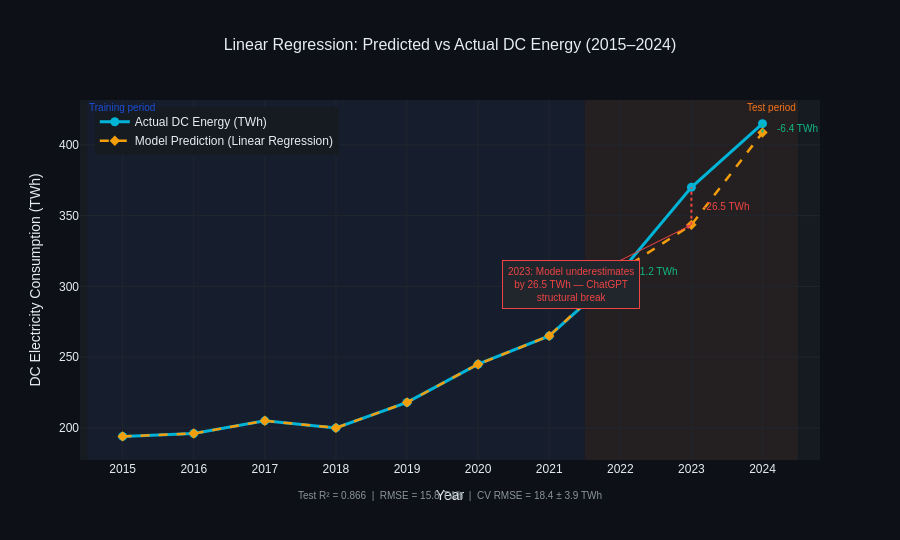

This figure's notebook cell:
### Code cell
# ── Fix: refit scaler only on training data, then transform consistently ─────

# Refit scaler strictly on training data only
scaler_fixed = StandardScaler()
scaler_fixed.fit(X_train)

X_train_fixed = scaler_fixed.transform(X_train)
X_test_fixed  = scaler_fixed.transform(X_test)
X_all_fixed   = scaler_fixed.transform(df_model[FEATURES].values)

# Retrain best model cleanly on fixed scaled data
from sklearn.linear_model import LinearRegression
best_model_fixed = LinearRegression()
best_model_fixed.fit(X_train_fixed, y_train)

# Predictions
y_train_pred_fixed = best_model_fixed.predict(X_train_fixed)
y_test_pred_fixed  = best_model_fixed.predict(X_test_fixed)
y_all_pred_fixed   = best_model_fixed.predict(X_all_fixed)

# Verify test predictions match Cell 8 exactly
print("Verification — test set predictions should match Cell 8:")
print(f"{'Year':>6} {'Actual':>10} {'Predicted':>12} {'Error':>10}")
print("-" * 42)
for yr, actual, pred in zip(test['Year'].values, y_test, y_test_pred_fixed):
    print(f"{int(yr):>6} {actual:>10.1f} {pred:>12.1f} {pred-actual:>+10.1f}")

years_all  = df_model['Year'].values.astype(int)
y_all_true = df_model[TARGET].values

fig = make_fig()

# Shaded train region
fig.add_vrect(
    x0=years_all.min() - 0.5, x1=TRAIN_END + 0.5,
    fillcolor=PALETTE['blue'], opacity=0.06,
    layer='below', line_width=0,
    annotation_text='Training period',
    annotation_position='top left',
    annotation_font=dict(color=PALETTE['blue'], size=10)
)

# Shaded test region
fig.add_vrect(
    x0=TEST_START - 0.5, x1=years_all.max() + 0.5,
    fillcolor=PALETTE['orange'], opacity=0.06,
    layer='below', line_width=0,
    annotation_text='Test period',
    annotation_position='top right',
    annotation_font=dict(color=PALETTE['orange'], size=10)
)

# Actual values
fig.add_trace(go.Scatter(
    x=years_all, y=y_all_true,
    name='Actual DC Energy (TWh)',
    mode='lines+markers',
    line=dict(color=PALETTE['cyan'], width=3),
    marker=dict(size=9),
    hovertemplate='Year: %{x}<br>Actual: %{y:.1f} TWh<extra></extra>'
))

# Predicted values — full period
fig.add_trace(go.Scatter(
    x=years_all, y=y_all_pred_fixed,
    name='Model Prediction (Linear Regression)',
    mode='lines+markers',
    line=dict(color=PALETTE['yellow'], width=2.5, dash='dash'),
    marker=dict(size=8, symbol='diamond'),
    hovertemplate='Year: %{x}<br>Predicted: %{y:.1f} TWh<extra></extra>'
))

# Error bars on test years only
for yr, actual, pred in zip(
    test['Year'].values.astype(int), y_test, y_test_pred_fixed
):
    fig.add_shape(
        type='line',
        x0=yr, x1=yr,
        y0=min(actual, pred), y1=max(actual, pred),
        line=dict(
            color=PALETTE['red'] if abs(actual - pred) > 20
                  else PALETTE['green'],
            width=2, dash='dot'
        )
    )
    fig.add_annotation(
        x=yr, y=(actual + pred) / 2,
        text=f'{pred - actual:+.1f} TWh',
        showarrow=False,
        font=dict(
            size=10,
            color=PALETTE['red'] if abs(actual - pred) > 20
                  else PALETTE['green']
        ),
        xshift=35
    )

# 2023 structural break annotation
fig.add_annotation(
    x=2023, y=y_test_pred_fixed[1],
    text='2023: Model underestimates<br>by 26.5 TWh — ChatGPT<br>structural break',
    showarrow=True, arrowhead=2,
    arrowcolor=PALETTE['red'],
    ax=-120, ay=60,
    font=dict(size=10, color=PALETTE['red']),
    bgcolor='#21262D',
    bordercolor=PALETTE['red'], borderpad=5
)

fig.update_layout(
    title=dict(
        text='Linear Regression: Predicted vs Actual DC Energy (2015–2024)',
        font=dict(size=16, color='#E6EDF3'), x=0.5
    ),
    xaxis=dict(title='Year', dtick=1, gridcolor='#21262D'),
    yaxis=dict(
        title='DC Electricity Consumption (TWh)',
        gridcolor='#21262D'
    ),
    height=540,
    legend=dict(x=0.02, y=0.98),
    annotations=list(fig.layout.annotations) + [
        go.layout.Annotation(
            text=(f'Test R² = {best["r2"]:.3f}  |  '
                  f'RMSE = {best["rmse"]:.1f} TWh  |  '
                  f'CV RMSE = {best["cv_rmse_mean"]:.1f} ± '
                  f'{best["cv_rmse_std"]:.1f} TWh'),
            x=0.5, y=-0.12, xref='paper', yref='paper',
            showarrow=False,
            font=dict(size=10, color='#8B949E')
        )
    ]
)

# Save fixed scaler and model
joblib.dump(best_model_fixed, MDL_DIR / "best_model_Linear_Regression.pkl")
joblib.dump(scaler_fixed,     MDL_DIR / "feature_scaler.pkl")

fig.write_html(str(OUT_DIR / "03_regression_predictions.html"))
fig.show()
print("\n✅ Chart saved with corrected predictions")

### Figure 1 — Plotly figure (JSON) as saved in the notebook; plotly's stock layout.template omitted (floating-point values rounded to 4 significant figures)
{"data": [{"hovertemplate": "Year: %{x}<br>Actual: %{y:.1f} TWh<extra></extra>", "line": {"color": "#00B4D8", "width": 3}, "marker": {"size": 9}, "mode": "lines+markers", "name": "Actual DC Energy (TWh)", "type": "scatter", "x": [2015, 2016, 2017, 2018, 2019, 2020, 2021, 2022, 2023, 2024], "y": [194.0, 196.0, 205.0, 200.0, 218.0, 245.0, 265.0, 310.0, 370.0, 415.0]}, {"hovertemplate": "Year: %{x}<br>Predicted: %{y:.1f} TWh<extra></extra>", "line": {"color": "#F59E0B", "dash": "dash", "width": 2.5}, "marker": {"size": 8, "symbol": "diamond"}, "mode": "lines+markers", "name": "Model Prediction (Linear Regression)", "type": "scatter", "x": [2015, 2016, 2017, 2018, 2019, 2020, 2021, 2022, 2023, 2024], "y": [194.0, 196.0, 205.0, 200.0, 218.0, 245.0, 265.0, 311.2, 343.5, 408.6]}], "layout": {"annotations": [{"font": {"color": "#1D4ED8", "size": 10}, "showarrow": false, "text": "Training period", "x": 2014.0, "xanchor": "left", "xref": "x", "y": 1, "yanchor": "top", "yref": "y domain"}, {"font": {"color": "#F97316", "size": 10}, "showarrow": false, "text": "Test period", "x": 2024.0, "xanchor": "right", "xref": "x", "y": 1, "yanchor": "top", "yref": "y domain"}, {"font": {"color": "#10B981", "size": 10}, "showarrow": false, "text": "+1.2 TWh", "x": 2022, "xshift": 35, "y": 310.6}, {"font": {"color": "#EF4444", "size": 10}, "showarrow": false, "text": "-26.5 TWh", "x": 2023, "xshift": 35, "y": 356.7}, {"font": {"color": "#10B981", "size": 10}, "showarrow": false, "text": "-6.4 TWh", "x": 2024, "xshift": 35, "y": 411.8}, {"arrowcolor": "#EF4444", "arrowhead": 2, "ax": -120, "ay": 60, "bgcolor": "#21262D", "bordercolor": "#EF4444", "borderpad": 5, "font": {"color": "#EF4444", "size": 10}, "showarrow": true, "text": "2023: Model underestimates<br>by 26.5 TWh — ChatGPT<br>structural break", "x": 2023, "y": 343.5}, {"font": {"color": "#8B949E", "size": 10}, "showarrow": false, "text": "Test R² = 0.866  |  RMSE = 15.8 TWh  |  CV RMSE = 18.4 ± 3.9 TWh", "x": 0.5, "xref": "paper", "y": -0.12, "yref": "paper"}], "font": {"color": "#E6EDF3", "family": "Arial"}, "height": 540, "legend": {"bgcolor": "#161B22", "bordercolor": "#30363D", "x": 0.02, "y": 0.98}, "paper_bgcolor": "#0D1117", "plot_bgcolor": "#161B22", "shapes": [{"fillcolor": "#1D4ED8", "layer": "below", "line": {"width": 0}, "opacity": 0.06, "type": "rect", "x0": 2014.0, "x1": 2022.0, "xref": "x", "y0": 0, "y1": 1, "yref": "y domain"}, {"fillcolor": "#F97316", "layer": "below", "line": {"width": 0}, "opacity": 0.06, "type": "rect", "x0": 2022.0, "x1": 2024.0, "xref": "x", "y0": 0, "y1": 1, "yref": "y domain"}, {"line": {"color": "#10B981", "dash": "dot", "width": 2}, "type": "line", "x0": 2022, "x1": 2022, "y0": 310, "y1": 311.2}, {"line": {"color": "#EF4444", "dash": "dot", "width": 2}, "type": "line", "x0": 2023, "x1": 2023, "y0": 343.5, "y1": 370}, {"line": {"color": "#10B981", "dash": "dot", "width": 2}, "type": "line", "x0": 2024, "x1": 2024, "y0": 408.6, "y1": 415}], "title": {"font": {"color": "#E6EDF3", "size": 16}, "text": "Linear Regression: Predicted vs Actual DC Energy (2015–2024)", "x": 0.5}, "xaxis": {"dtick": 1, "gridcolor": "#21262D", "title": {"text": "Year"}}, "yaxis": {"gridcolor": "#21262D", "title": {"text": "DC Electricity Consumption (TWh)"}}}}
